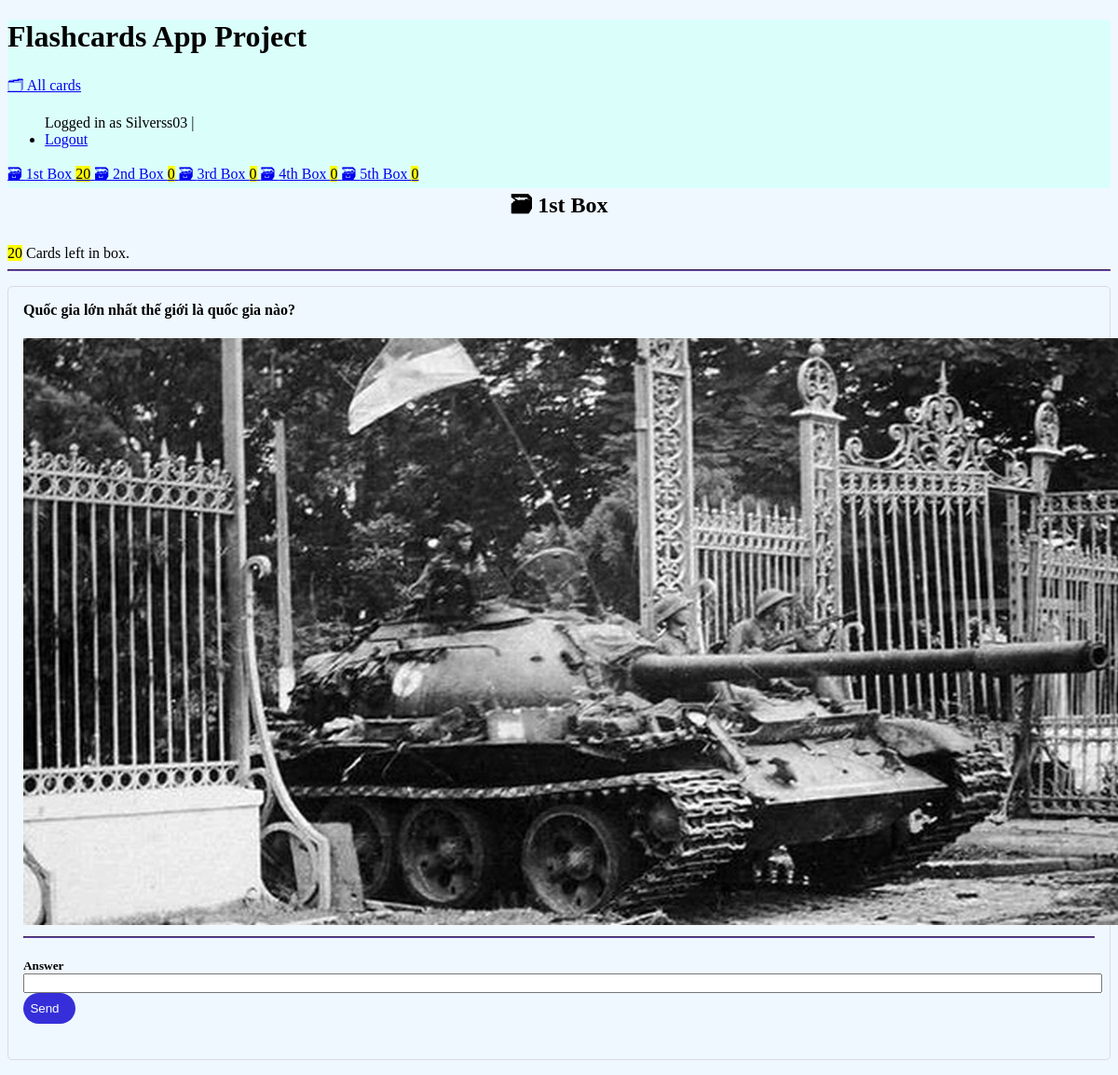
/box/1 (signed in), run on the app's committed database.
### cards/models.py (models this page shows, shortened)
class Card(models.Model):
    user = models.ForeignKey(User, on_delete= models.CASCADE, null= True)
    question = models.CharField(max_length=100)
    answer = models.CharField(max_length=100)
    image = models.ImageField(upload_to='uploads/images/', blank= True)
    box = models.IntegerField(
        choices=zip(BOXES, BOXES),
        default=BOXES[0],
    )
    date_created = models.DateTimeField(auto_now_add=True)

### cards/views.py (the view, shortened to what this page needs)
# urls.py: path("box/<int:box_num>", views.BoxView.as_view(), name="box"),
class BoxView(CardListView,LoginRequiredMixin):
    template_name = "cards/box.html"
    form_class = CardCheckForm
    def get_queryset(self):
        return Card.objects.filter(box=self.kwargs["box_num"],user = self.request.user)
    def get_context_data(self, **kwargs):
        context = super().get_context_data(**kwargs)
        context["box_number"] = self.kwargs["box_num"]
        box_num = self.kwargs["box_num"]
        user_card_count = Card.objects.filter(user = self.request.user, box= box_num).count()
        context["user_card_count"] = user_card_count
        if self.object_list:
            context["check_card"] = random.choice(self.object_list)
        return context

### cards/templatetags/cards_tags.py (called while the page is built)
@register.inclusion_tag("cards/box_links.html")
def boxes_as_links(user):
    boxes = []
    for box_num in BOXES:
        card_count = Card.objects.filter(box=box_num, user = user).count()
        boxes.append({"number": box_num, "card_count": card_count})
    return {"boxes": boxes}

### cards/templates/cards/box.html
{% extends "cards/base.html" %}
{% load humanize %}
{% block content %}
    <h2>🗃 {{ box_number | ordinal }} Box</h2>
    <mark>{{ user_card_count}}</mark> Card{{ user_card_count | pluralize }} left in box.
    <hr/>
    {% if check_card %}
    {% include "cards/card.html" with card=check_card %}
    {% endif %}
{% endblock content %}

### cards/templates/cards/navigation.html
{% load cards_tags %}
<nav>
    <a href="{% url 'card-list' %}">🗂 All cards</a>
    <ul class = "navbar-nav">
        {% if user.is_authenticated%}
        <span class = "navbar-text"> Logged in as {{user.username}} | </span>
        <li class = "nav-item">
            <a class = "nav-link" href = "/sign_out"> Logout </a>
        </li>
        {%else%}
        <li class = "nav-item">
            <a class = "nav-link" href = "/sign_in"> Login </a>
        </li>
        {%endif%}
    </ul>
    {% boxes_as_links request.user %}
</nav>

### cards/templates/cards/card.html
<article>
    <h4>{{ card.question }}</h4>
    {%if card.image %}
        <img src="{{ card.image.url }}" alt="img">
    {%endif%}
    {% if not check_card %}
        <p>{{ card.answer }}</p>
        <hr/>
        <div class="container-card">
            <a class="edit-card" href="{% url 'card-update' card.id %}" role="button">
                ✏️ Edit card
            </a>
            <a href="{% url 'card-delete' card.id %}" role="button">
                    🗑️​ Delete card
            </a>
        </div>
    {% else %}
        <hr/>
            {% include "cards/card_check_form.html" %}
    {% endif %}
</article>

### cards/templates/cards/base.html (style rules this page uses)
body { background-color: aliceblue; }
:root { --accent: #6e48ad; --accent-bg: white; --bg: #fff; --text: #212121; --text-light: #585858; --border: #d8dae1; --code: #d81b60; --preformatted: #444; --aqua: #362FD9; }
article { background-color: var(--marked); border: 1px solid var(--border); border-radius: 5px; padding: 1em; margin: 1em 0; }
h2 { text-align: center; }
h2, h4 { margin-top: 0; }
hr { background: var(--accent); border-color: var(--accent); }

### data on the page
Card: question "Quốc gia lớn nhất thế giới là quốc gia nào?", image (picture)

### other printed values
{{ user.username }} "Silverss03"
{{ box.number | ordinal }} "1st" "2nd" "3rd" "4th" "5th"
{{ box.card_count }} "20" "0" "0" "0" "0"
{{ box_number | ordinal }} "1st"
{{ user_card_count }} "20"
{{ user_card_count | pluralize }} "s"
